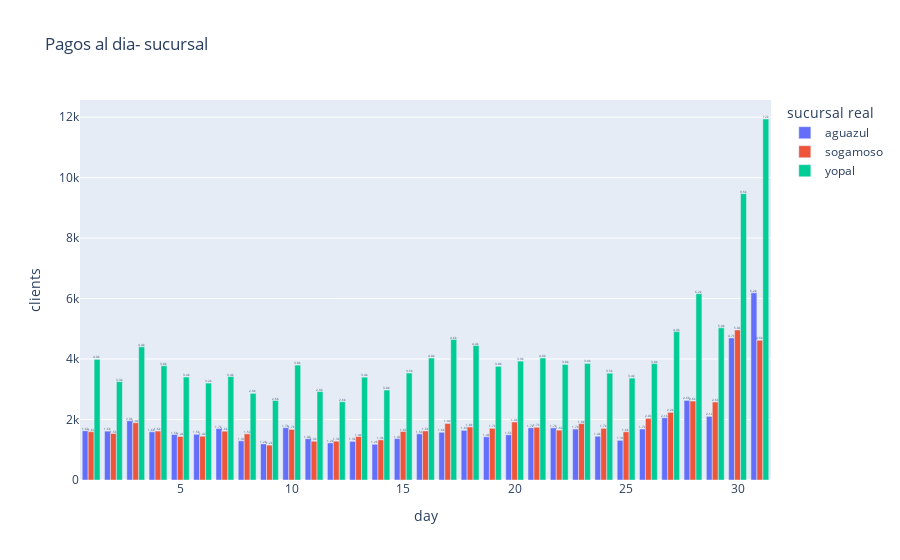

Here is the notebook cell this chart was saved with:
### Code cell
sucursal1='aguazul'
sucursal2='yopal'
sucursal3='sogamoso'


df_toGraph = whatToGraph(dataplot,['dia_pago','sucursal real'],'dia_pago','count','','')
idx = (df_toGraph['sucursal real'].isin([sucursal1]))|(df_toGraph['sucursal real'].isin([sucursal2]))|(df_toGraph['sucursal real'].isin([sucursal3]))
dia_sucursal = df_toGraph[idx]

# print(dataplot['municipio cliente'].value_counts())
fig8=px.bar(dia_sucursal, x="dia_pago", y="count", color='sucursal real',barmode='group',text_auto='.2s', title='Pagos al dia- sucursal ', labels={'count':'clients', 'dia_pago':'day' },)
fig8.update_traces(textfont_size=12, textangle=0, textposition="outside", cliponaxis=False)
fig8.update_xaxes(showspikes=True, spikecolor="green", spikesnap="cursor", spikemode="across")
fig8.update_yaxes(showspikes=True, spikecolor="orange", spikethickness=2)

### Figure 1 — Plotly figure (JSON) as saved in the notebook; plotly's stock layout.template omitted (floating-point values rounded to 4 significant figures)
{"data": [{"alignmentgroup": "True", "cliponaxis": false, "hovertemplate": "sucursal real=aguazul<br>day=%{x}<br>clients=%{y}<extra></extra>", "legendgroup": "aguazul", "marker": {"color": "#636efa", "pattern": {"shape": ""}}, "name": "aguazul", "offsetgroup": "aguazul", "orientation": "v", "showlegend": true, "textangle": 0, "textfont": {"size": 12}, "textposition": "outside", "texttemplate": "%{y:.2s}", "type": "bar", "x": [1, 2, 3, 4, 5, 6, 7, 8, 9, 10, 11, 12, 13, 14, 15, 16, 17, 18, 19, 20, 21, 22, 23, 24, 25, 26, 27, 28, 29, 30, 31], "xaxis": "x", "y": [1627, 1616, 1958, 1594, 1504, 1512, 1700, 1295, 1194, 1729, 1364, 1226, 1278, 1182, 1369, 1526, 1578, 1643, 1429, 1495, 1726, 1724, 1685, 1446, 1311, 1686, 2058, 2633, 2104, 4697, 6189], "yaxis": "y"}, {"alignmentgroup": "True", "cliponaxis": false, "hovertemplate": "sucursal real=sogamoso<br>day=%{x}<br>clients=%{y}<extra></extra>", "legendgroup": "sogamoso", "marker": {"color": "#EF553B", "pattern": {"shape": ""}}, "name": "sogamoso", "offsetgroup": "sogamoso", "orientation": "v", "showlegend": true, "textangle": 0, "textfont": {"size": 12}, "textposition": "outside", "texttemplate": "%{y:.2s}", "type": "bar", "x": [1, 2, 3, 4, 5, 6, 7, 8, 9, 10, 11, 12, 13, 14, 15, 16, 17, 18, 19, 20, 21, 22, 23, 24, 25, 26, 27, 28, 29, 30, 31], "xaxis": "x", "y": [1599, 1537, 1894, 1619, 1439, 1448, 1615, 1527, 1153, 1673, 1281, 1283, 1437, 1326, 1604, 1622, 1869, 1754, 1710, 1918, 1744, 1649, 1864, 1708, 1594, 2038, 2236, 2611, 2580, 4961, 4621], "yaxis": "y"}, {"alignmentgroup": "True", "cliponaxis": false, "hovertemplate": "sucursal real=yopal<br>day=%{x}<br>clients=%{y}<extra></extra>", "legendgroup": "yopal", "marker": {"color": "#00cc96", "pattern": {"shape": ""}}, "name": "yopal", "offsetgroup": "yopal", "orientation": "v", "showlegend": true, "textangle": 0, "textfont": {"size": 12}, "textposition": "outside", "texttemplate": "%{y:.2s}", "type": "bar", "x": [1, 2, 3, 4, 5, 6, 7, 8, 9, 10, 11, 12, 13, 14, 15, 16, 17, 18, 19, 20, 21, 22, 23, 24, 25, 26, 27, 28, 29, 30, 31], "xaxis": "x", "y": [3989, 3252, 4403, 3778, 3406, 3205, 3419, 2865, 2629, 3800, 2924, 2588, 3400, 2975, 3537, 4033, 4646, 4447, 3760, 3932, 4034, 3820, 3853, 3532, 3370, 3849, 4907, 6161, 5033, 9470, 11938], "yaxis": "y"}], "layout": {"barmode": "group", "legend": {"title": {"text": "sucursal real"}, "tracegroupgap": 0}, "title": {"text": "Pagos al dia- sucursal "}, "xaxis": {"anchor": "y", "domain": [0, 1], "showspikes": true, "spikecolor": "green", "spikemode": "across", "spikesnap": "cursor", "title": {"text": "day"}}, "yaxis": {"anchor": "x", "domain": [0, 1], "showspikes": true, "spikecolor": "orange", "spikethickness": 2, "title": {"text": "clients"}}}}
